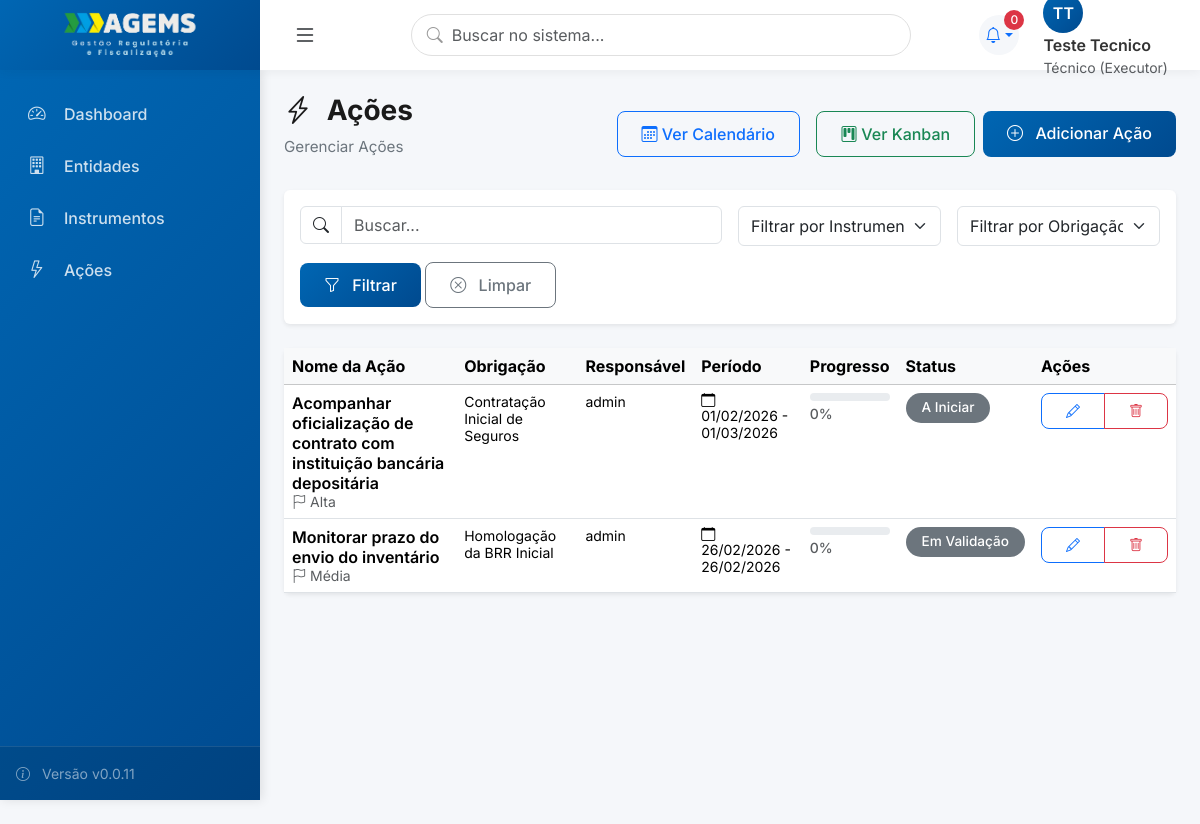
The page /acoes/ (signed in) on the database as committed earlier.
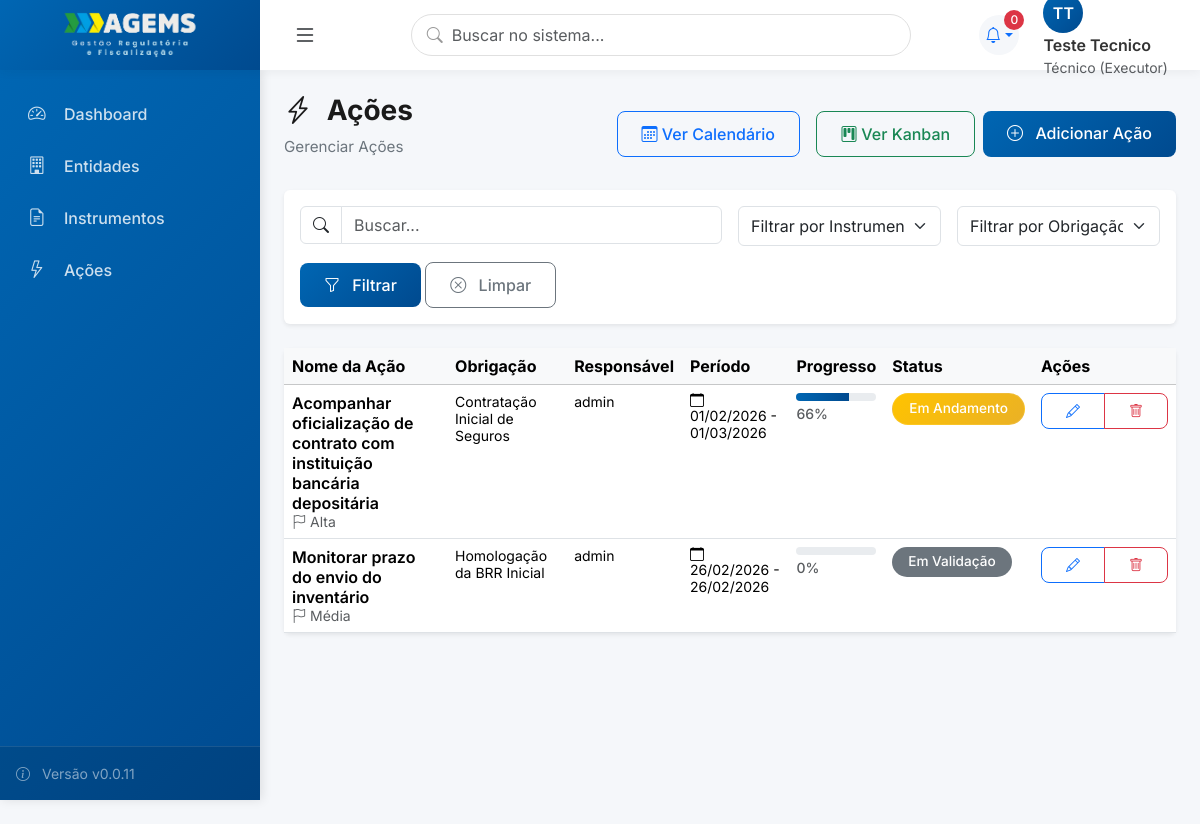
The same page on the database as committed later.
### acoes/models.py (models this page shows, shortened)
class Acao(models.Model):
    STATUS_CHOICES = [
        ('a_iniciar', 'A Iniciar'),
        ('em_andamento', 'Em Andamento'),
        ('atrasado', 'Atrasado'),
        ('em_validacao', 'Em Validação'),
        ('finalizado', 'Finalizado'),
    ]
    PRIORIDADE_CHOICES = [
        ('baixa', 'Baixa'),
        ('media', 'Média'),
        ('alta', 'Alta'),
        ('urgente', 'Urgente'),
    ]
    PERIODICIDADE_CHOICES = [
        ('unica', 'Única'),
        ('mensal', 'Mensal'),
        ('bimestral', 'Bimestral'),
        ('trimestral', 'Trimestral'),
        ('quadrimestral', 'Quadrimestral'),
        ('semestral', 'Semestral'),
        ('anual', 'Anual'),
    ]
    nome = models.CharField('Nome da Ação', max_length=200)
    descricao = models.TextField('Descrição', blank=True)
    obrigacao = models.ForeignKey(
        Obrigacao,
        on_delete=models.PROTECT,
        verbose_name='Obrigação',
        related_name='acoes'
    )
    tipo_acao = models.ForeignKey(
        TipoAcao,
        on_delete=models.PROTECT,
        verbose_name='Tipo de Ação',
        related_name='acoes_v2',
        null=True,
        blank=True
    )
    responsavel = models.ForeignKey(
        settings.AUTH_USER_MODEL,
        on_delete=models.PROTECT,
        verbose_name='Responsável',
        related_name='acoes_responsavel',
        help_text='Responsável pela ação (apenas 1)'
    )
    executores = models.ManyToManyField(
        settings.AUTH_USER_MODEL,
        verbose_name='Executores',
        related_name='acoes_executor',
        blank=True,
        help_text='Usuários que executam a ação (pode ser vários)'
    )
    status = models.CharField('Status', max_length=15, choices=STATUS_CHOICES, default='a_iniciar')
    percentual_cumprido = models.IntegerField(
        'Percentual Cumprido (%)',
        default=0,
        help_text='Percentual de conclusão da ação (0-100)'
    )
    data_inicio = models.DateField('Data de Início')
    data_fim = models.DateField('Data de Fim')
    data_conclusao = models.DateField('Data de Conclusão Real', null=True, blank=True)
    periodicidade = models.CharField('Periodicidade', max_length=15, choices=PERIODICIDADE_CHOICES, default='unica')
    prioridade = models.CharField('Prioridade', max_length=10, choices=PRIORIDADE_CHOICES, default='media')
    dias_antecedencia_alerta = models.IntegerField(
        'Dias de Antecedência para Alerta',
        null=True,
        blank=True,
        default=None,
        help_text='Número de dias antes do prazo para gerar alerta (opcional)'
    )
    acoes_predecessoras = models.ManyToManyField(
        'self',
        symmetrical=False,
        verbose_name='Ações Predecessoras',
        related_name='acoes_sucessoras',
        blank=True,
        help_text='Ações que devem ser concluídas antes desta'
    )
    observacoes = models.TextField('Observações', blank=True)
    data_cadastro = models.DateTimeField('Data de Cadastro', auto_now_add=True)
    data_atualizacao = models.DateTimeField('Última Atualização', auto_now=True)
    class Meta:
        verbose_name = 'Ação'
        verbose_name_plural = 'Ações'
        ordering = ['data_inicio', 'prioridade', 'nome']

### instrumentos/models.py (models this page shows, shortened)
class Obrigacao(models.Model):
    STATUS_CHOICES = [
        ('pendente', 'Pendente'),
        ('em_andamento', 'Em Andamento'),
        ('cumprida', 'Cumprida'),
        ('vencida', 'Vencida'),
    ]
    titulo = models.CharField('Título da Obrigação', max_length=200)
    descricao = models.TextField('Descrição')
    clausula_referencia = models.CharField(
        'Cláusula de Referência',
        max_length=50,
        blank=True,
        help_text='Ex: Cláusula 5.2, Item 3.4, etc'
    )
    instrumento = models.ForeignKey(
        Instrumento,
        on_delete=models.PROTECT,  # Alterado de CASCADE para PROTECT para segurança
        verbose_name='Instrumento',
        related_name='obrigacoes'
    )
    tipo_obrigacao = models.ForeignKey(
        TipoObrigacao,
        on_delete=models.PROTECT,
        verbose_name='Tipo de Obrigação',
        related_name='obrigacoes'
    )
    recorrente = models.BooleanField(
        'Obrigação Recorrente',
        default=False,
        help_text='Se marcado, esta obrigação não será marcada como cumprida automaticamente'
    )
    prazo_dias = models.IntegerField(
        'Prazo (Dias)',
        default=0,
        help_text='Número de dias a partir da data de início do instrumento'
    )
    data_vencimento = models.DateField(
        'Data de Vencimento',
        null=True,
        blank=True,
        help_text='Data limite para cumprimento (calculada ou manual)'
    )
    percentual_atendimento = models.IntegerField(
        'Percentual de Atendimento (%)',
        default=0,
        help_text='Média ponderada baseada nos itens de checklist das ações'
    )
    status = models.CharField('Status', max_length=15, choices=STATUS_CHOICES, default='pendente')
    observacoes = models.TextField('Observações', blank=True)
    data_cadastro = models.DateTimeField('Data de Cadastro', auto_now_add=True)
    data_atualizacao = models.DateTimeField('Última Atualização', auto_now=True)
    class Meta:
        verbose_name = 'Obrigação'
        verbose_name_plural = 'Obrigações'
        ordering = ['data_vencimento', 'titulo']

### usuarios/models.py (models this page shows, shortened)
class Usuario(AbstractUser):
    PERFIL_CHOICES = [
        (0, 'Admin do Sistema'),
        (1, 'Gestor (Diretor)'),
        (2, 'Gestor (Assessor)'),
        (3, 'Técnico (Coordenador)'),
        (4, 'Técnico (Executor)'),
        (5, 'Visualizador (Auditor)'),
    ]
    perfil = models.IntegerField(
        choices=PERFIL_CHOICES,
        default=4,
        verbose_name='Perfil de Acesso',
        help_text='Define o nível de acesso e permissões do usuário'
    )
    diretoria = models.ForeignKey(
        'core.Diretoria',
        on_delete=models.SET_NULL,
        null=True,
        blank=True,
        related_name='usuarios_diretoria',
        verbose_name='Diretoria',
        help_text='Diretoria principal do usuário (obrigatório para perfis 1-5)'
    )
    subunidade = models.ForeignKey(
        'core.Subunidade',
        on_delete=models.SET_NULL,
        null=True,
        blank=True,
        related_name='usuarios',
        verbose_name='Subunidade',
        help_text='Subunidade específica (obrigatório para perfis 2, 3, 4)'
    )
    diretorias_visualizacao = models.ManyToManyField(
        'core.Diretoria',
        blank=True,
        related_name='visualizadores',
        verbose_name='Diretorias para Visualização',
        help_text='Diretorias que o visualizador pode acessar (apenas para perfil 5)'
    )
    cargo = models.CharField(max_length=100, blank=True, verbose_name='Cargo')
    setor = models.CharField(max_length=100, blank=True, verbose_name='Setor/Departamento')
    telefone = models.CharField(max_length=20, blank=True, verbose_name='Telefone')
    entidade = models.ForeignKey(
        'entidades.Entidade',
        on_delete=models.SET_NULL,
        null=True,
        blank=True,
        related_name='usuarios',
        verbose_name='Entidade'
    )
    senha_temporaria = models.BooleanField(
        default=False,
        verbose_name='Senha Temporária',
        help_text='Se True, usuário será forçado a trocar senha no próximo login'
    )
    ativo = models.BooleanField(default=True, verbose_name='Usuário Ativo')
    data_criacao = models.DateTimeField(auto_now_add=True, verbose_name='Data de Criação')
    data_atualizacao = models.DateTimeField(auto_now=True, verbose_name='Última Atualização')
    class Meta:
        verbose_name = 'Usuário'
        verbose_name_plural = 'Usuários'
        ordering = ['first_name', 'last_name']
        indexes = [
            models.Index(fields=['perfil']),
            models.Index(fields=['diretoria']),
            models.Index(fields=['subunidade']),
        ]

### acoes/views.py (the view)
# urls.py: path('acoes/', AcaoListView.as_view(), name='acao_list'),
class AcaoListView(PermissionRequiredMixin, ModernListView):
    permission_required = 'acoes.view_acao'
    model = Acao
    template_name = 'acoes/acao_list.html'
    icon = "bi bi-lightning-charge"
    create_url = 'acao_create'
    search_fields = ['nome', 'descricao', 'obrigacao__titulo']
    def get_queryset(self):
        instrumento_id = self.request.GET.get('instrumento')
        obrigacao_id = self.request.GET.get('obrigacao')
        user = self.request.user
        queryset = Acao.objects.select_related('responsavel', 'obrigacao', 'obrigacao__instrumento')
        if user.perfil in [3, 4]:
            queryset = queryset.filter(Q(responsavel=user) | Q(executores=user)).distinct()
        if instrumento_id:
            queryset = queryset.filter(obrigacao__instrumento_id=instrumento_id)
        if obrigacao_id:
            queryset = queryset.filter(obrigacao_id=obrigacao_id)
        return queryset.order_by('data_inicio', 'prioridade', 'nome')
    def get_context_data(self, **kwargs):
        context = super().get_context_data(**kwargs)
        instrumento_id = self.request.GET.get('instrumento')
        context['instrumentos'] = Instrumento.objects.all()
        context['obrigacoes'] = Obrigacao.objects.filter(instrumento_id=instrumento_id).only('id', 'titulo') if instrumento_id else Obrigacao.objects.all().only('id', 'titulo')
        try:
            context['instrumento_selecionado'] = int(instrumento_id) if instrumento_id else None
        except (ValueError, TypeError):
            context['instrumento_selecionado'] = None
        try:
            context['obrigacao_selecionada'] = int(self.request.GET.get('obrigacao')) if self.request.GET.get('obrigacao') else None
        except (ValueError, TypeError):
            context['obrigacao_selecionada'] = None
        return context

### core/models.py (called while the page is built)
    def __str__(self):
        return self.nome

### core/views.py (called while the page is built)
    def get_context_data(self, **kwargs):
        context = super().get_context_data(**kwargs)
        context['title'] = getattr(self, 'title', self.model._meta.verbose_name_plural.title())
        context['subtitle'] = getattr(self, 'subtitle', f'Gerenciar {self.model._meta.verbose_name_plural}')
        context['icon'] = getattr(self, 'icon', 'bi bi-list')
        context['singular_name'] = self.model._meta.verbose_name.title()
        context['create_url'] = getattr(self, 'create_url', f'{self.model._meta.model_name}_create')
        return context

### instrumentos/models.py (called while the page is built)
    def __str__(self):
        return f"{self.numero} - {self.tipo_instrumento}"

### templates/acoes/acao_list.html (shortened to what this page needs)
﻿{% extends 'components/list_view.html' %}
{% block header_actions %}
<a href="{% url 'acao_calendario' %}" class="btn btn-outline-primary me-2"><i class="bi bi-calendar3"></i> Ver
    Calendário</a>
<a href="{% url 'acao_kanban' %}" class="btn btn-outline-success"><i class="bi bi-kanban"></i> Ver Kanban</a>
{% endblock %}
{% block extra_filters %}
<div class="col-md-3">
    <select name="instrumento" id="instrumento" class="form-select" style="height: 40px;">
        <option value=""> Filtrar por Instrumento...</option>
    </select>
</div>
<div class="col-md-3">
    <select name="obrigacao" id="obrigacao" class="form-select" style="height: 40px;">
        <option value=""> Filtrar por Obrigação...</option>
    </select>
</div>
{% endblock %}
{% block table_headers %}
<th>Nome da Ação</th>
<th>Obrigação</th>
<th>Responsável</th>
<th>Período</th>
<th>Progresso</th>
<th>Status</th>
{% endblock %}
{% block table_rows %}
{% for acao in object_list %}
<tr>
    <td>
        <div class="fw-semibold toggle-checklist" data-acao="{{acao.id}}" style="cursor:pointer;">{{acao.nome}}
        </div>
        <small class="text-muted"><i class="bi bi-flag me-1"></i>{{acao.get_prioridade_display}}</small>
    </td>
    <td><small>{{acao.obrigacao.titulo}}</small></td>
    <td><small>{{acao.responsavel.get_full_name|default:acao.responsavel.username}}</small></td>
    <td><small><i class="bi bi-calendar me-1"></i>{{acao.data_inicio|date:"d/m/Y"}} -
            {{acao.data_fim|date:"d/m/Y"}}</small></td>
    <td>
        <div class="progress mb-1" style="height: 8px; border-radius: 4px; background-color: #e9ecef;">
            <div class="progress-bar" role="progressbar"
                style="width: {{acao.percentual_cumprido}}%; background: linear-gradient(90deg, #0066B3 0%, #004A8F 100%);"
                aria-valuenow="{{acao.percentual_cumprido}}" aria-valuemin="0" aria-valuemax="100">
            </div>
        </div>
        <small class="text-muted fw-medium">{{acao.percentual_cumprido}}%</small>
    </td>
    <td>
        {% if acao.status == 'finalizado' %}
        <span class="badge bg-success">Finalizado</span>
        {% elif acao.status == 'em_andamento' %}
        <span class="badge bg-gold">Em Andamento</span>
        {% elif acao.status == 'atrasado' %}
        <span class="badge bg-danger">Atrasado</span>
        {% else %}
        <span class="badge bg-secondary">{{acao.get_status_display}}</span>
        {% endif %}
    </td>
    <td>
        <div class="btn-group btn-group-sm">
            <a href="{% url 'acao_edit' acao.pk %}" class="btn btn-outline-primary" title="Editar"><i
                    class="bi bi-pencil"></i></a>
            <a href="{% url 'acao_delete' acao.pk %}" class="btn btn-outline-danger" title="Excluir"><i
                    class="bi bi-trash"></i></a>
        </div>
    </td>
</tr>
{% endfor %}
{% endblock %}

Rows that differ between the two databases and show on the page:
changed Acao "Acompanhar oficialização de contrato com instituição bancária depositária": percentual_cumprido "0" → "66"; status "A Iniciar" → (not shown); now shows "Em Andamento"
